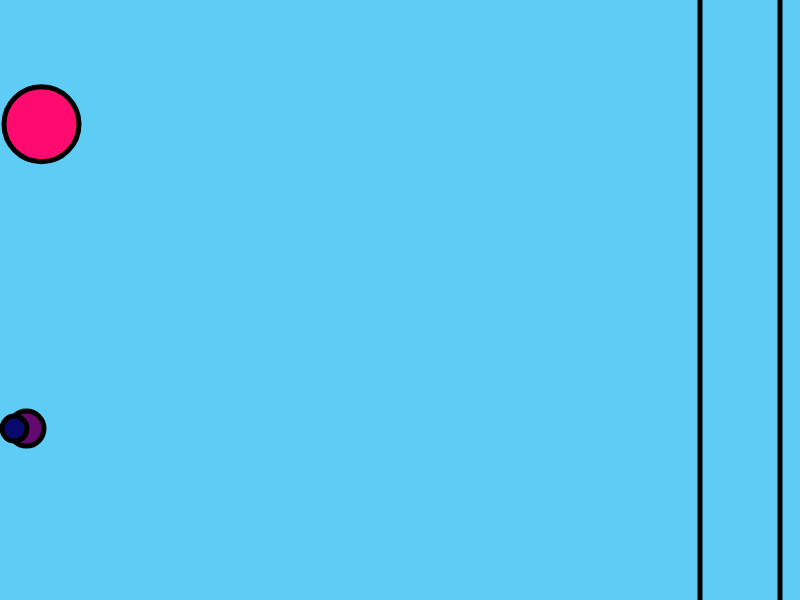
Frame 1 (no input)
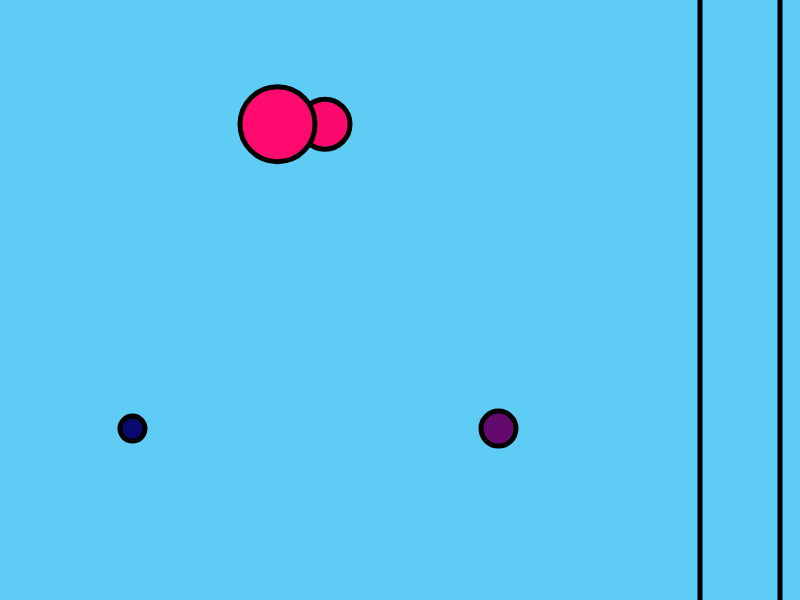
Frame 60 (no input)
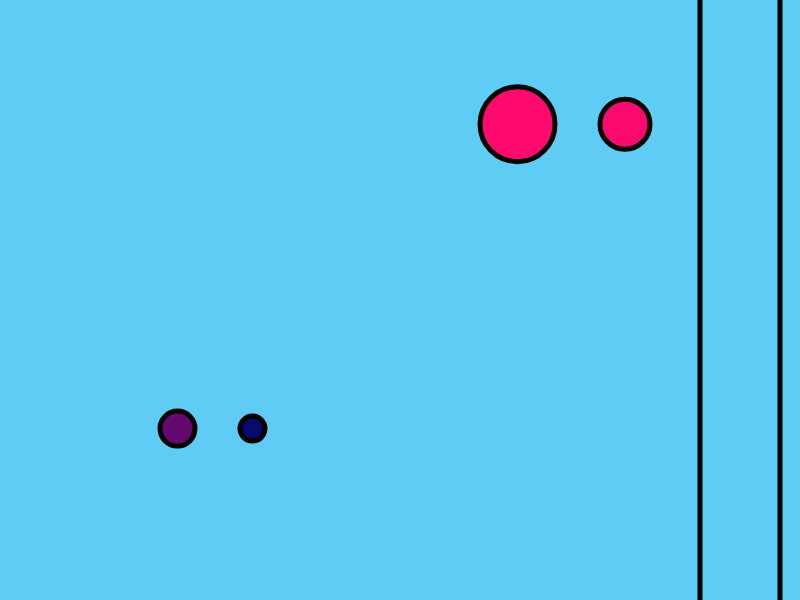
Frame 120 (the mouse pressed at the canvas centre since frame 60)

The p5.js sketch that drew these frames (run headless with seeded random() and noise() and a simulated clock; from frame 60 on, the mouse is pressed at the canvas centre):

// p5.js sketch
// ── sketch.js
//gabby kraemer//

var ball1;
var ball2;
var ball3;
var ball4;

var randYPos1;
var randYPos2;
var randYPos3;
var randYPos4;

function setup() {
  createCanvas(800, 600);

  randYPos1 = random(height);
  randYPos2 = random(height);
  randYPos3 = random(height);
  randYPos4 = random(height);

  ball1 = new ball(35, 100, randYPos1, 1, 8);
  ball2 = new ball(50, 250, randYPos2, 0, 5);

    ball3 = new ball(25, 10, randYPos1, 0, 2);
    ball4 = new ball(75, 300, randYPos2, 0, 4);

}

function draw() {
  background(94,204,245);

strokeWeight(5);
line(780,600,780,0);
line(700,600,700,0);

  ball1.update();
  ball1.display();

  ball2.update();
  ball2.display();

  ball3.update();
  ball3.display();

  ball4.update();
  ball4.display();

}

function ball(tempSize, tempColorR, tempY, tempX, tempSpeed) {
  this.size = tempSize;
  this.colorR = tempColorR;
  this.yPos = tempY;
  this.xPos = tempX;
  this.speed = tempSpeed;

  this.update = function () {
    this.xPos = this.xPos + this.speed;

    if (this.xPos > width) {
      this.xPos = 0;
    }

  }

  this.display = function () {
    fill(this.colorR, 10, 110);
    circle(this.size * .5 + this.xPos, this.yPos, this.size);
  circle(this.size * .75 + this.xPos, random, this.size);

  }



  // this.ineract = function () {

  // }

}
